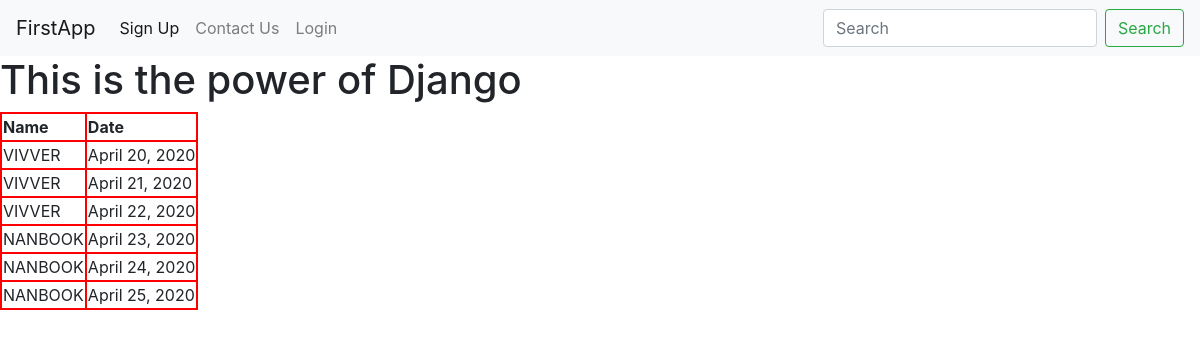
The page / on the database its author committed.
### myfirstapp/models.py (models this page shows, shortened)
class AccessRecord(models.Model):
    name = models.ForeignKey(WebPage,on_delete=models.CASCADE)
    date = models.DateField()

class WebPage(models.Model):
    topic = models.ForeignKey(Topic,on_delete=models.CASCADE)
    name = models.CharField(max_length= 264, unique=True)
    url = models.URLField(unique = True)
    def __str__(self):
        return self.name

### myfirstapp/views.py (the view)
# urls.py: path('', views.index , name="index"),
def index(request):
    list_webpages = AccessRecord.objects.order_by('date')
    date_dict = {'access_records':list_webpages}
    return render(request, "myfirstapp/index.html",context = date_dict)

### templates/myfirstapp/index.html (shortened to what this page needs)
<!DOCTYPE html>
{% extends "myfirstapp/basic.html" %}
{% load static %}
{% block body_block %}
    <h1>This is the power of Django</h1>
    {% if access_records %}
    <table>
        <thead>
            <th>Name</th>
            <th>Date</th>
        </thead>
    {% for acc in access_records %}
        <tr>
            <td>{{acc.name | upper}}</td>
            <td>{{acc.date}}</td>
        </tr>
    {% endfor %}
    </table>
    {% endif %}
{% endblock %}

### templates/myfirstapp/basic.html (shortened to what this page needs)
<!DOCTYPE html>
<html lang="en">
<head>
    <link rel="stylesheet" href="https://stackpath.bootstrapcdn.com/bootstrap/4.4.1/css/bootstrap.min.css">
</head>
<body>
    <nav class="navbar navbar-expand-lg navbar-light bg-light">
        <a class="navbar-brand" href="{% url 'index' %}">FirstApp</a>
        <div class="collapse navbar-collapse" id="navbarSupportedContent">
          <ul class="navbar-nav mr-auto">
            <li class="nav-item active">
              <a class="nav-link" href="{% url 'myfirstapp:Sign_Up' %}">Sign Up<span class="sr-only">(current)</span></a>
            </li>
            <li class="nav-item">
              <a class="nav-link" href="{% url 'myfirstapp:Contact_Us' %}">Contact Us</a>
            </li>
            {% if user.is_authenticated %}
            <li class="nav-item">
              <a class="nav-link" href="{% url 'myfirstapp:special' %}">Special</a>
            </li>
            <li class="nav-item">
              <a class="nav-link" href="{% url 'myfirstapp:logout' %}">Logout</a>
            </li>
            {% else %}
            <li class="nav-item">
              <a class="nav-link" href="{% url 'myfirstapp:User_Login' %}">Login</a>
            </li>
            {% endif %}
          </ul>
          <form class="form-inline my-2 my-lg-0">
            <input class="form-control mr-sm-2" type="search" placeholder="Search" aria-label="Search">
            <button class="btn btn-outline-success my-2 my-sm-0" type="submit">Search</button>
          </form>
        </div>
      </nav>
      {% block body_block %}{% endblock %}
</body>
</html>

### templates/myfirstapp/index.html (style rules this page uses)
td,th { border: 2px solid red; }

### rows shown on the page
AccessRecord: name "VIVVER", date "April 20, 2020"
AccessRecord: name "VIVVER", date "April 21, 2020"
AccessRecord: name "VIVVER", date "April 22, 2020"
AccessRecord: name "NANBOOK", date "April 23, 2020"
AccessRecord: name "NANBOOK", date "April 24, 2020"
AccessRecord: name "NANBOOK", date "April 25, 2020"
